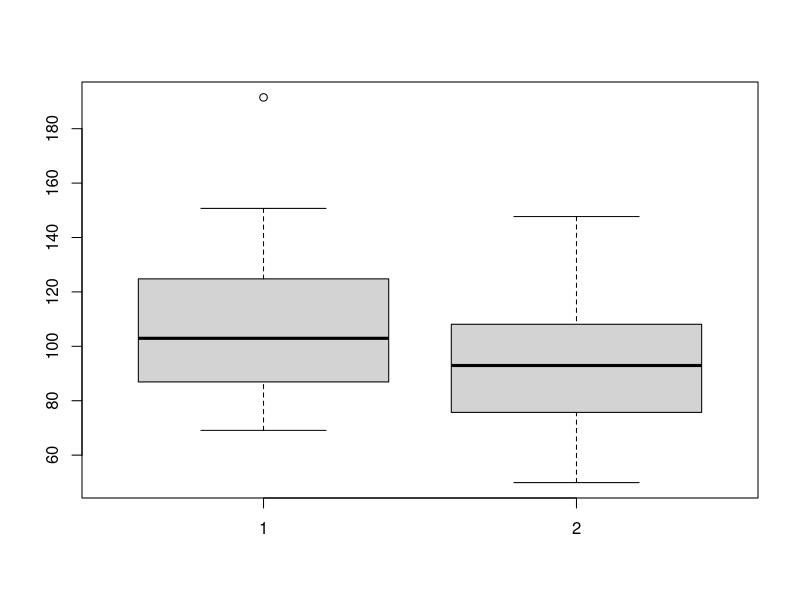

This figure's R source: (Note: this script raises an error after producing the figure.)
#Two-sample means T-Test (Independent samples)
?mtcars
t.test(mtcars$mpg~mtcars$am)       ## DV first then IV,am&pm are in the same column, so we need to split them by using ~


## Dependent sample (matched pairs) t.test
## Note that dependent sample implies that the result in the 2nd group is affected by result in first group
install.packages('MASS')
library(MASS)
?immer
immer
boxplot(immer$Y1, immer$Y2)
ttest <- t.test(immer$Y1, immer$Y2, paired=TRUE)   ## this is a paired t-test
### please note I here did not use the ~ sign as the two values I am comparing are in two different columns

ttest    ## mean of Y1 > mean of Y2 by 15.9
names(ttest)   # to get the labels of the variables you want to extract
st <- ttest$statistic
pvalue <- ttest$p.value
st
pvalue      ##p value <0.05, reject the null hypothesis, there is a significant difference between Y1 and Y2
       
mean(immer$Y1)-mean(immer$Y2)  ##if you want to get the difference in means
#the independent t-test there's no seperate mean, but there's seperate mean for dependent t-test.

#Assignment5
#1.independent t-test
View(data1)
t.test(data1$mcr_300c~data1$sex)


#2.dependent t-test
#> mice <- read.csv("~/Desktop/1344/R/mice.csv")
#>   View(mice)
t.test(mice$weight ~ mice$group, paired=TRUE)

